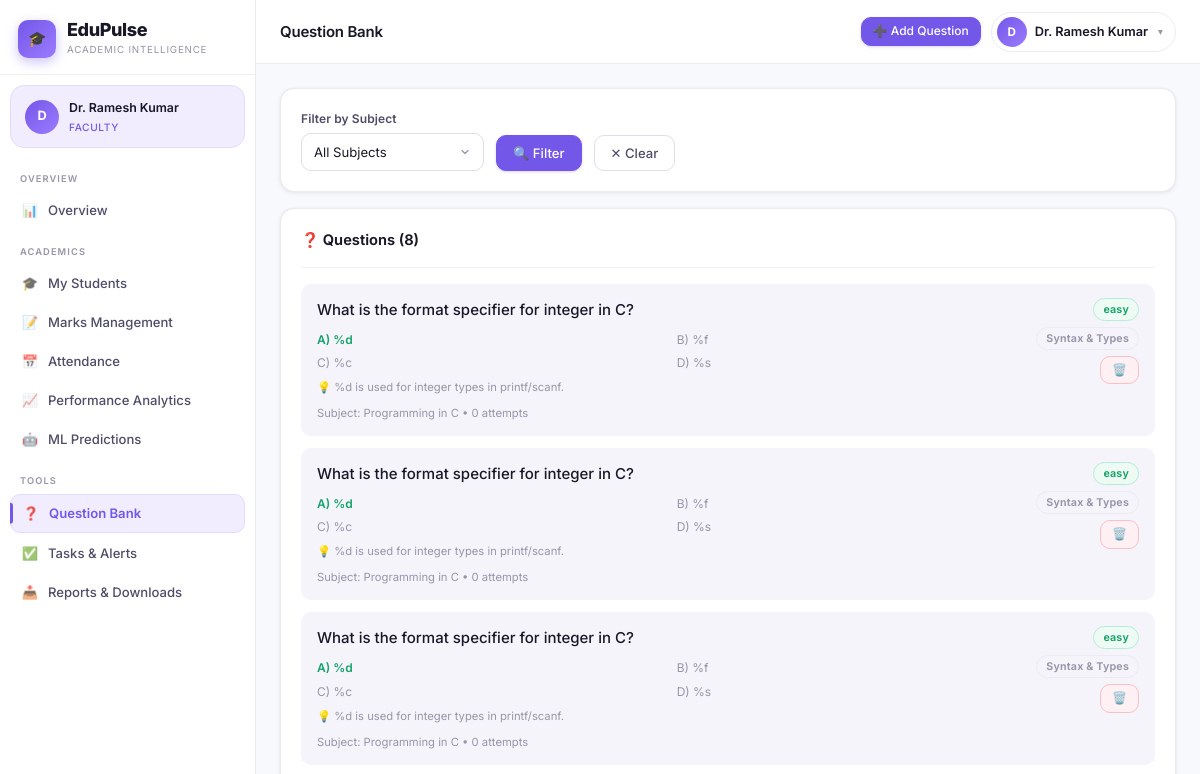
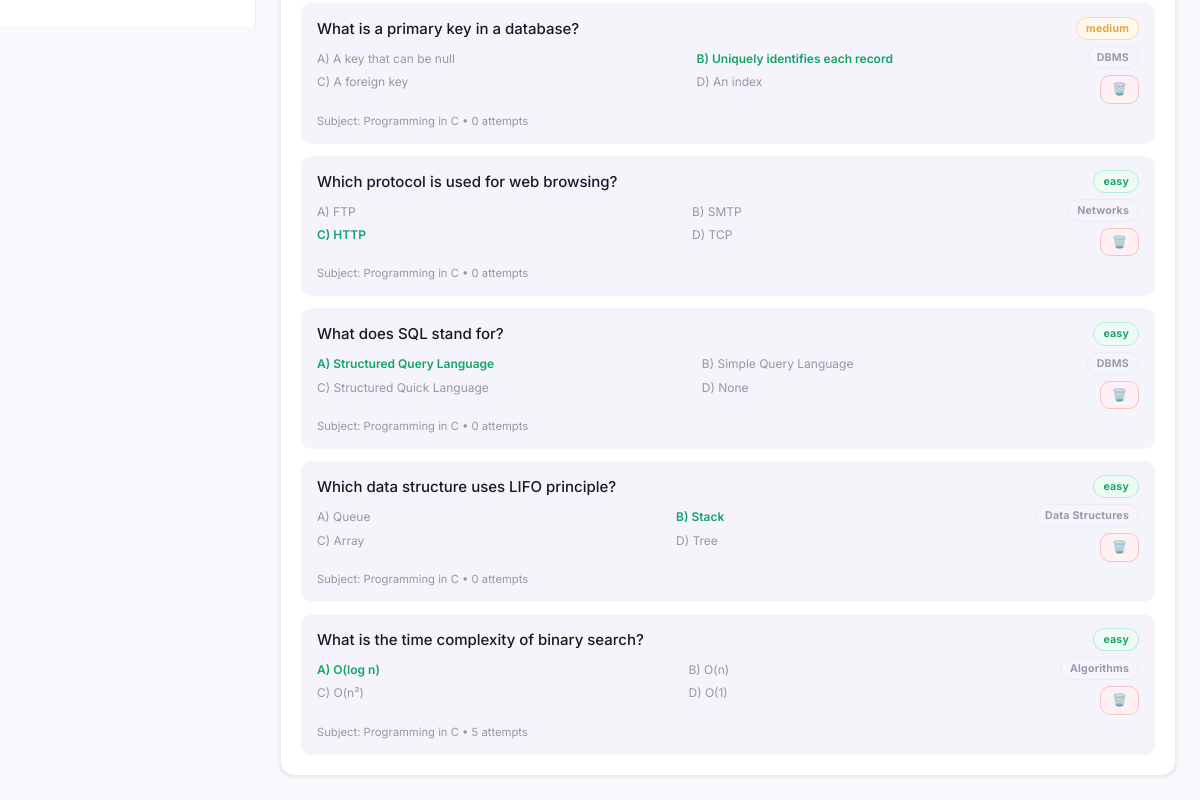
The page /faculty/questions (signed in) on the database as committed earlier (2 pictures, top to bottom).
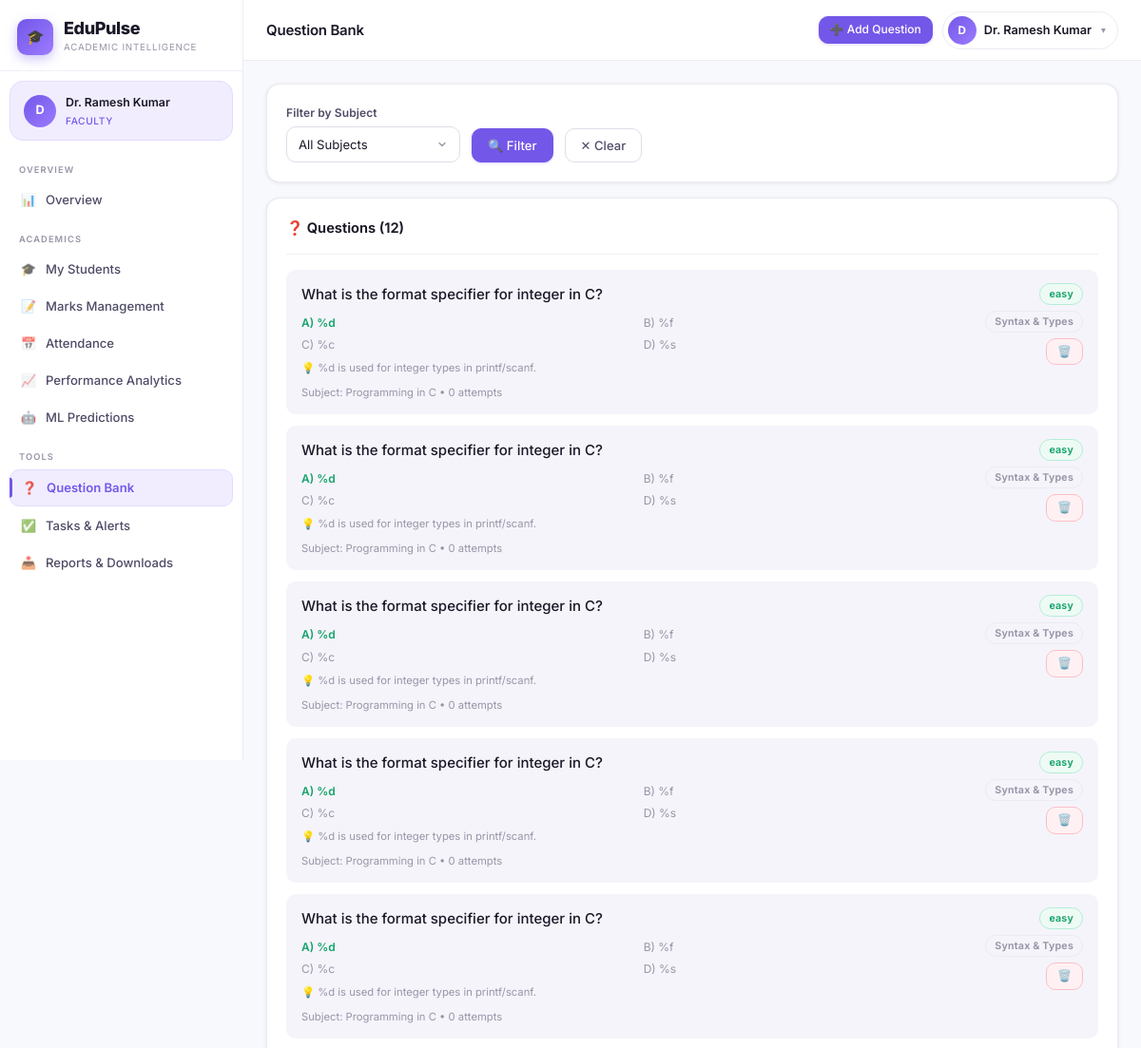
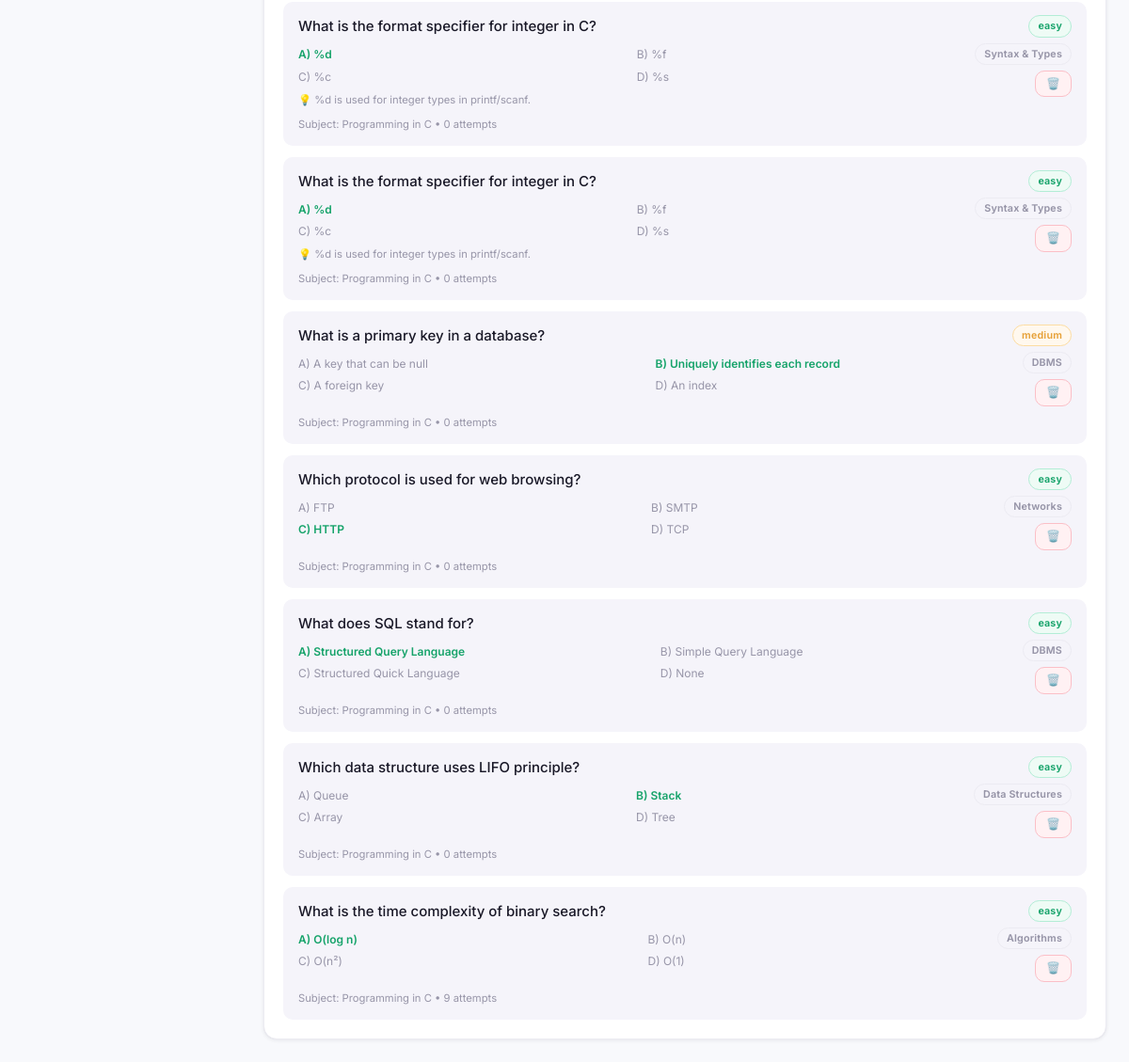
The same page on the database as committed later (2 pictures, top to bottom).
### models.py (models this page shows, shortened)
class Faculty(db.Model):
    __tablename__ = 'faculty'
    id = db.Column(db.Integer, primary_key=True)
    user_id = db.Column(db.Integer, db.ForeignKey('users.id'), unique=True, nullable=False)
    faculty_id = db.Column(db.String(50), unique=True, nullable=False)
    name = db.Column(db.String(100), nullable=False)
    email = db.Column(db.String(120))
    phone = db.Column(db.String(20))
    department_id = db.Column(db.Integer, db.ForeignKey('departments.id'))
    designation = db.Column(db.String(100))
    is_active = db.Column(db.Boolean, default=True)
    joined_at = db.Column(db.DateTime, default=datetime.utcnow)
    subject_assignments = db.relationship('FacultySubjectAssignment', backref='faculty', lazy=True)

class User(UserMixin, db.Model):
    __tablename__ = 'users'
    id = db.Column(db.Integer, primary_key=True)
    unique_id = db.Column(db.String(50), unique=True, nullable=False)
    password_hash = db.Column(db.String(256), nullable=False)
    role = db.Column(db.String(20), nullable=False)  # 'admin', 'faculty', 'student'
    is_active = db.Column(db.Boolean, default=True)
    last_login = db.Column(db.DateTime)
    created_at = db.Column(db.DateTime, default=datetime.utcnow)
    student = db.relationship('Student', backref='user', uselist=False, lazy=True)
    faculty = db.relationship('Faculty', backref='user', uselist=False, lazy=True)
    admin = db.relationship('Admin', backref='user', uselist=False, lazy=True)

class Question(db.Model):
    __tablename__ = 'questions'
    id = db.Column(db.Integer, primary_key=True)
    subject_id = db.Column(db.Integer, db.ForeignKey('subjects.id'), nullable=False)
    question_text = db.Column(db.Text, nullable=False)
    option_a = db.Column(db.String(300))
    option_b = db.Column(db.String(300))
    option_c = db.Column(db.String(300))
    option_d = db.Column(db.String(300))
    correct_answer = db.Column(db.String(1))  # 'A', 'B', 'C', 'D' or for descriptive: None
    explanation = db.Column(db.Text)
    topic = db.Column(db.String(100))
    difficulty = db.Column(db.String(20), default='medium')  # easy, medium, hard
    question_type = db.Column(db.String(20), default='mcq')  # mcq, descriptive
    created_by = db.Column(db.Integer, db.ForeignKey('faculty.id'))
    created_at = db.Column(db.DateTime, default=datetime.utcnow)
    is_active = db.Column(db.Boolean, default=True)
    creator = db.relationship('Faculty', backref='created_questions')
    attempts = db.relationship('QuestionAttempt', backref='question', lazy=True)

class Subject(db.Model):
    __tablename__ = 'subjects'
    id = db.Column(db.Integer, primary_key=True)
    code = db.Column(db.String(20), nullable=False)
    name = db.Column(db.String(100), nullable=False)
    department_id = db.Column(db.Integer, db.ForeignKey('departments.id'), nullable=False)
    semester = db.Column(db.Integer, nullable=False)
    credits = db.Column(db.Integer, default=3)
    subject_type = db.Column(db.String(20), default='theory')  # theory, lab, project
    is_active = db.Column(db.Boolean, default=True)
    examinations = db.relationship('Examination', backref='subject', lazy=True)
    marks = db.relationship('Mark', backref='subject', lazy=True)
    attendance_records = db.relationship('AttendanceRecord', backref='subject', lazy=True)
    questions = db.relationship('Question', backref='subject', lazy=True)
    __table_args__ = (db.UniqueConstraint('code', 'department_id', 'semester', name='uq_subject_dept_sem'),)

### routes/faculty.py (the view, shortened to what this page needs)
@faculty_bp.route('/questions', methods=['GET', 'POST'])
@faculty_required
def questions():
    fac = get_current_faculty()
    if not fac:
        return redirect(url_for('auth.login'))
    subjects = get_faculty_subjects(fac)
    auth_subject_ids = [s.id for s in subjects]
    subj_filter = request.args.get('subject_id', '')
    query = Question.query.filter(
        Question.subject_id.in_(auth_subject_ids),
        Question.is_active == True
    )
    if subj_filter and subj_filter.isdigit():
        query = query.filter_by(subject_id=int(subj_filter))
    question_list = query.order_by(Question.created_at.desc()).all()
    return render_template('faculty/questions.html',
                           faculty=fac,
                           subjects=subjects,
                           questions=question_list,
                           subj_filter=subj_filter)

### routes/faculty.py (called while the page is built)
def faculty_required(f):
    @wraps(f)
    def decorated(*args, **kwargs):
        if not current_user.is_authenticated or current_user.role != 'faculty':
            flash('Faculty access required.', 'danger')
            return redirect(url_for('auth.login'))
        return f(*args, **kwargs)
    return login_required(decorated)

def get_current_faculty():
    return Faculty.query.filter_by(user_id=current_user.id).first()

def get_faculty_subjects(fac, section_id=None):
    query = FacultySubjectAssignment.query.filter_by(faculty_id=fac.id, is_active=True)
    if section_id:
        query = query.filter_by(section_id=section_id)
    assignments = query.all()
    subject_ids = list({a.subject_id for a in assignments})
    if subject_ids:
        return Subject.query.filter(Subject.id.in_(subject_ids), Subject.is_active == True).all()
    if fac.department_id:
        return Subject.query.filter_by(department_id=fac.department_id, is_active=True).all()
    return []

### templates/faculty/questions.html (shortened to what this page needs)
{% extends 'base.html' %}
{% from 'macros/nav.html' import faculty_nav %}
{% block page_title %}Question Bank{% endblock %}
{% block nav %}{{ faculty_nav() }}{% endblock %}
{% block topbar_actions %}
<button class="btn btn-primary btn-sm" onclick="openModal('addQModal')">➕ Add Question</button>
{% endblock %}
{% block content %}
<div class="card mb-4" style="margin-bottom:16px;">
  <form method="GET" style="display:flex; gap:12px; flex-wrap:wrap; align-items:flex-end;">
    <div class="form-group" style="margin:0; min-width:180px;">
      <label class="form-label">Filter by Subject</label>
      <select name="subject_id" class="form-control">
        <option value="">All Subjects</option>
      </select>
    </div>
    <button type="submit" class="btn btn-primary">🔍 Filter</button>
    <a href="{{ url_for('faculty.questions') }}" class="btn btn-secondary">✕ Clear</a>
  </form>
</div>
<div class="card">
  <div class="card-header">
    <div class="card-title">❓ Questions ({{ questions|length }})</div>
  </div>
  {% if questions %}
  <div style="display:flex; flex-direction:column; gap:12px;">
    {% for q in questions %}
    <div style="padding:14px 16px; background:var(--bg-surface2); border-radius:var(--radius-md); border:1px solid var(--border-subtle);">
      <div style="display:flex; justify-content:space-between; align-items:start; gap:12px;">
        <div style="flex:1;">
          <div style="font-weight:500; color:var(--text-primary); margin-bottom:8px;">{{ q.question_text }}</div>
          {% if q.option_a %}
          <div style="display:grid; grid-template-columns:1fr 1fr; gap:4px 12px; font-size:0.8rem;">
            {% for letter, opt in [('A', q.option_a), ('B', q.option_b), ('C', q.option_c), ('D', q.option_d)] %}
            <span style="color:{{ 'var(--success)' if letter == q.correct_answer else 'var(--text-muted)' }}; font-weight:{{ '600' if letter == q.correct_answer else '400' }};">
              {{ letter }}) {{ opt }}
            </span>
            {% endfor %}
          </div>
          {% endif %}
          {% if q.explanation %}
          <div class="text-xs text-muted" style="margin-top:6px;">💡 {{ q.explanation }}</div>
          {% endif %}
        </div>
        <div style="display:flex; flex-direction:column; gap:6px; align-items:flex-end; flex-shrink:0;">
          <span class="badge {{ 'badge-danger' if q.difficulty == 'hard' else ('badge-warning' if q.difficulty == 'medium' else 'badge-success') }}">{{ q.difficulty }}</span>
          {% if q.topic %}<span class="badge badge-muted">{{ q.topic }}</span>{% endif %}
          <form method="POST" style="margin:0;">
            <button class="btn btn-danger btn-sm" onclick="return confirm('Delete this question?')">🗑️</button>
          </form>
        </div>
      </div>
      <div class="text-xs text-muted mt-2" style="margin-top:8px;">
        Subject: {{ q.subject.name if q.subject else '—' }} • {{ q.attempts|length }} attempts
      </div>
    </div>
    {% endfor %}
  </div>
  {% else %}
  <div class="empty-state">
    <div class="empty-icon">❓</div>
    <div class="empty-title">No questions yet</div>
    <button class="btn btn-primary btn-sm mt-3" onclick="openModal('addQModal')">➕ Add First Question</button>
  </div>
  {% endif %}
</div>
{% endblock %}

### templates/base.html (shortened to what this page needs)
<!DOCTYPE html>
<html lang="en">
<head>
  <link rel="stylesheet" href="{{ url_for('static', filename='css/style.css') }}">
</head>
<body class="{{ 'role-' + current_user.role if current_user.is_authenticated else '' }}">
{% if current_user.is_authenticated %}
<div class="app-wrapper">
  <aside class="sidebar" id="sidebar">
    <div class="sidebar-brand">
      <a href="{{ url_for(current_user.role + '.dashboard') }}" class="brand-logo">
        <div class="brand-icon">🎓</div>
        <div>
          <div class="brand-name">EduPulse</div>
          <div class="brand-tagline">Academic Intelligence</div>
        </div>
      </a>
    </div>
    {% if current_user.role == 'admin' and current_user.admin %}
    {% set display_name = current_user.admin.name %}
    {% elif current_user.role == 'faculty' and current_user.faculty %}
    {% set display_name = current_user.faculty.name %}
    {% elif current_user.role == 'student' and current_user.student %}
    {% set display_name = current_user.student.name %}
    {% else %}
    {% set display_name = current_user.unique_id %}
    {% endif %}
    <div class="sidebar-user">
      <div class="user-avatar">{{ display_name[0] if display_name else '?' }}</div>
      <div class="user-info">
        <div class="user-name">{{ display_name }}</div>
        <div class="user-role">{{ current_user.role | capitalize }}</div>
      </div>
    </div>
    <nav class="sidebar-nav">
      {% block nav %}{% endblock %}
    </nav>
  </aside>
  <div class="main-content">
    <header class="topbar">
      <div class="topbar-left">
        <div>
          <div class="page-title">{% block page_title %}Dashboard{% endblock %}</div>
        </div>
      </div>
      <div class="topbar-right">
        {% block topbar_actions %}{% endblock %}
        <div class="profile-dropdown-wrapper">
          <button type="button" class="profile-btn" onclick="toggleProfileMenu(event)" id="profileBtn">
            <div class="user-avatar" style="width:30px;height:30px;font-size:0.78rem;">{{ display_name[0] if display_name else '?' }}</div>
            <span style="font-size:0.85rem;font-weight:600;max-width:120px;overflow:hidden;text-overflow:ellipsis;white-space:nowrap;">{{ display_name }}</span>
            <span style="font-size:0.65rem;color:var(--text-muted);margin-left:2px;">▾</span>
          </button>
        </div>
      </div>
    </header>
    <main class="page-content">
      {% block content %}{% endblock %}
    </main>
  </div>
</div>
{% else %}
{% block auth_content %}{% endblock %}
{% endif %}
</body>
</html>

### templates/macros/nav.html (shortened to what this page needs)
{% macro faculty_nav() %}
<span class="nav-group-label">Overview</span>
<a href="{{ url_for('faculty.dashboard') }}" class="nav-item">
  <span class="nav-icon">📊</span> Overview
</a>
<span class="nav-group-label">Academics</span>
<a href="{{ url_for('faculty.my_students') }}" class="nav-item">
  <span class="nav-icon">🎓</span> My Students
</a>
<a href="{{ url_for('faculty.marks') }}" class="nav-item">
  <span class="nav-icon">📝</span> Marks Management
</a>
<a href="{{ url_for('faculty.attendance') }}" class="nav-item">
  <span class="nav-icon">📅</span> Attendance
</a>
<a href="{{ url_for('faculty.analytics') }}" class="nav-item">
  <span class="nav-icon">📈</span> Performance Analytics
</a>
<a href="{{ url_for('faculty.predictions') }}" class="nav-item">
  <span class="nav-icon">🤖</span> ML Predictions
</a>
<span class="nav-group-label">Tools</span>
<a href="{{ url_for('faculty.questions') }}" class="nav-item">
  <span class="nav-icon">❓</span> Question Bank
</a>
<a href="{{ url_for('faculty.tasks') }}" class="nav-item">
  <span class="nav-icon">✅</span> Tasks & Alerts
</a>
<a href="{{ url_for('faculty.reports') }}" class="nav-item">
  <span class="nav-icon">📥</span> Reports & Downloads
</a>
{% endmacro %}

Rows that differ between the two databases and show on the page:
added Question: question_text "What is the format specifier for integer in C?", correct_answer "A", option_a "%d", letter "B", option_b "%f", letter "C", option_c "%c", letter "D", option_d "%s", explanation "%d is used for integer types in printf/scanf.", difficulty "easy", topic "Syntax & Types", subject "Programming in C", attempts|length "0"
added Question: question_text "What is the format specifier for integer in C?", correct_answer "A", option_a "%d", letter "B", option_b "%f", letter "C", option_c "%c", letter "D", option_d "%s", explanation "%d is used for integer types in printf/scanf.", difficulty "easy", topic "Syntax & Types", subject "Programming in C", attempts|length "0"
added Question: question_text "What is the format specifier for integer in C?", correct_answer "A", option_a "%d", letter "B", option_b "%f", letter "C", option_c "%c", letter "D", option_d "%s", explanation "%d is used for integer types in printf/scanf.", difficulty "easy", topic "Syntax & Types", subject "Programming in C", attempts|length "0"
added Question: question_text "What is the format specifier for integer in C?", correct_answer "A", option_a "%d", letter "B", option_b "%f", letter "C", option_c "%c", letter "D", option_d "%s", explanation "%d is used for integer types in printf/scanf.", difficulty "easy", topic "Syntax & Types", subject "Programming in C", attempts|length "0"
computed for Question "What is the time complexity of binary search?": attempts|length "5" → "9"
Other text that changed with them:
{{ questions|length }}: "8" → "12"
